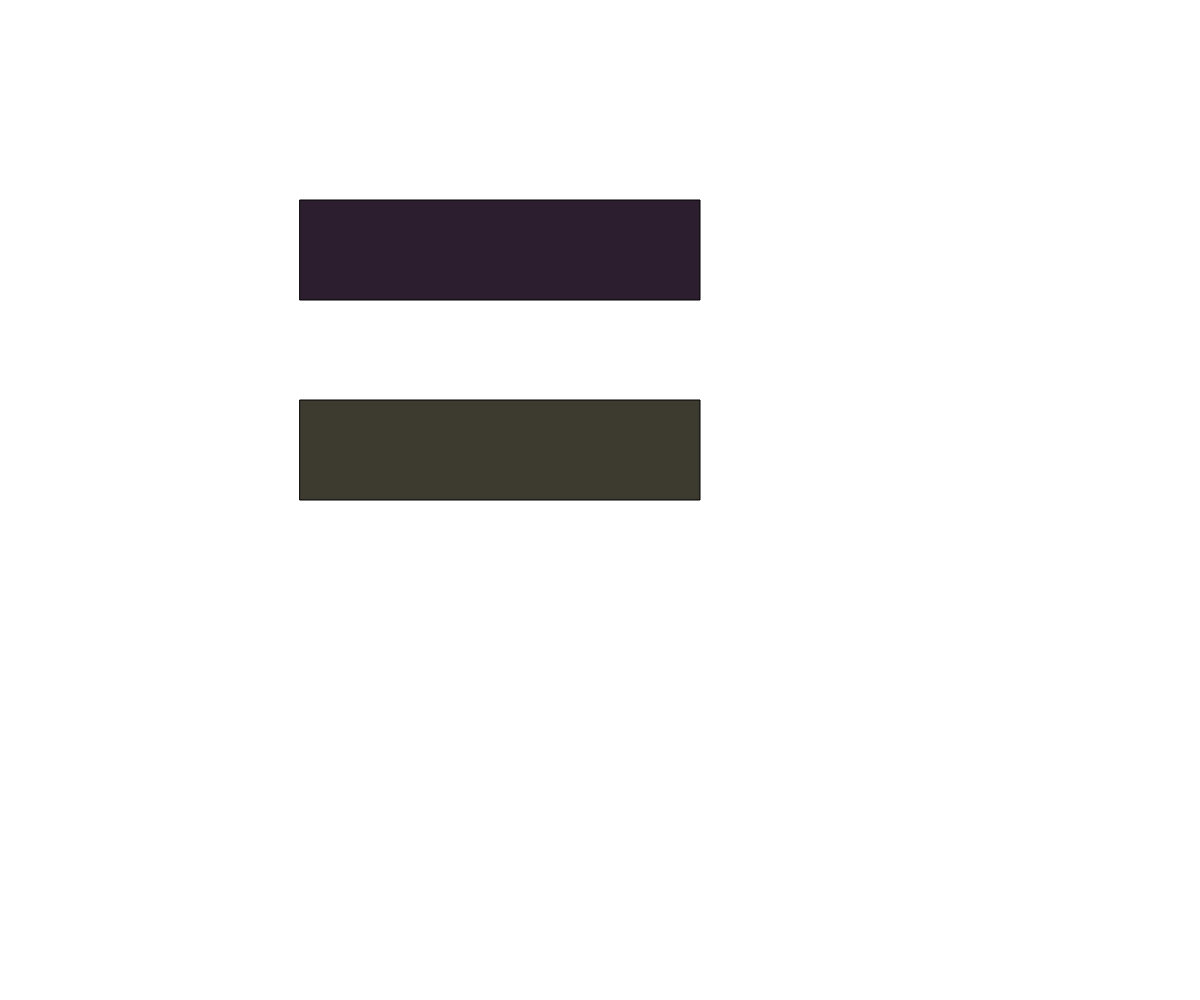
Frame 1 (no input)
Frame 60 (no input): identical to frame 1, image omitted
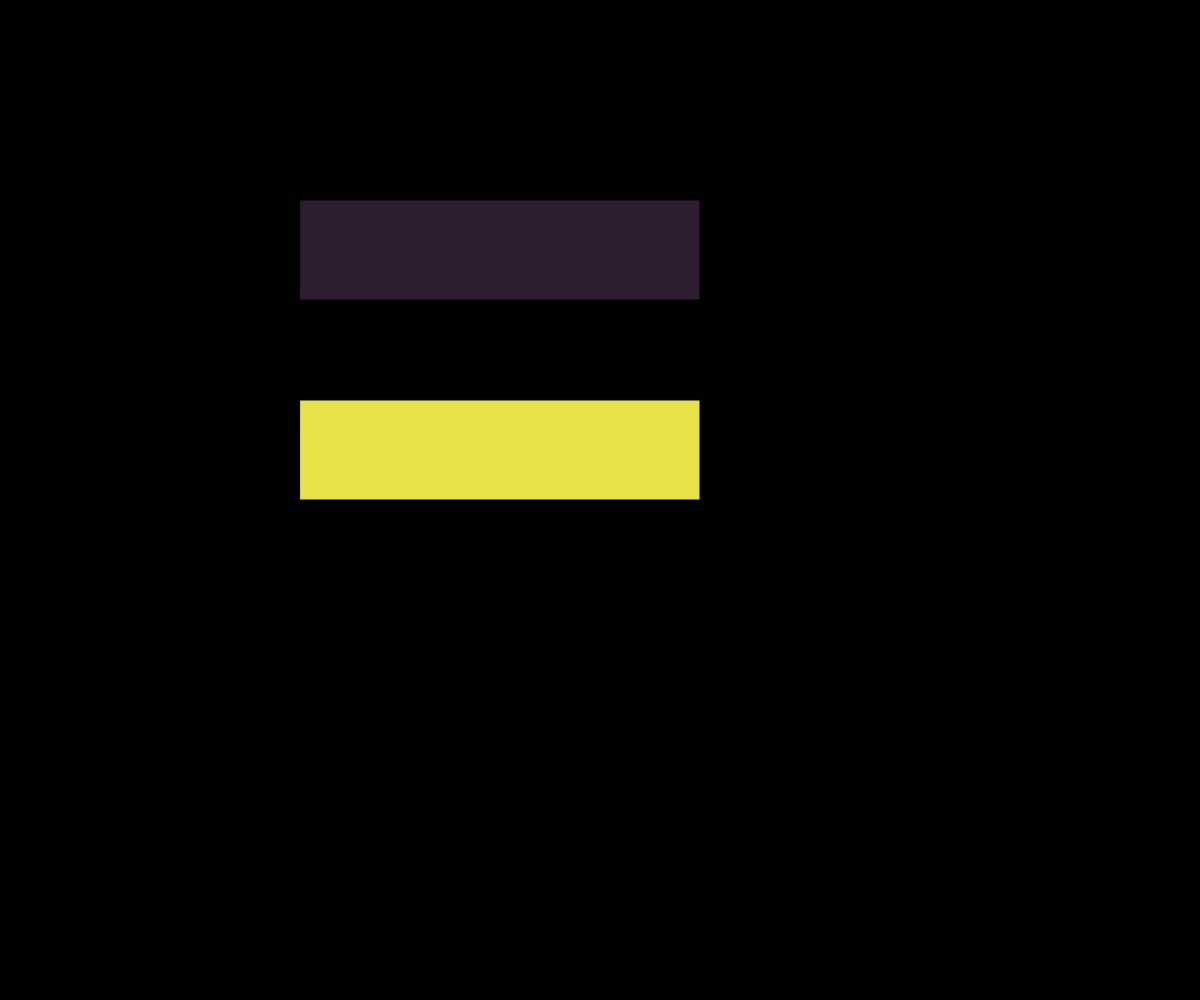
Frame 120 (the mouse pressed at the canvas centre since frame 60)

The p5.js sketch that drew these frames (run headless with seeded random() and noise() and a simulated clock; from frame 60 on, the mouse is pressed at the canvas centre):

// p5.js sketch
// ── sketch.js
// Button OOP Demo

let buttonOne, buttonTwo;
let backgroundColor = "white";

function setup() {
  createCanvas(windowWidth, windowHeight);
  buttonOne = new Button(300, 200, 400, 100);
  buttonTwo = new Button(300, 400, 400, 100);
  buttonTwo.notHoverColor = "#3D3B30";
  buttonTwo.hoverColor = "#E7E247";
}

function draw() {
  background(backgroundColor);
  buttonOne.display();
  buttonTwo.display();
}

function mousePressed() {
  if (buttonOne.checkIfInside(mouseX, mouseY)) {
    backgroundColor = "red";
  }
  else if (buttonTwo.checkIfInside(mouseX, mouseY)) {
    backgroundColor = "black";
  }
}

class Button {
  constructor(x, y, w, h) {
    this.x = x;
    this.y = y;
    this.width = w;
    this.height = h;
    this.hoverColor = "#F7B32B";
    this.notHoverColor = "#2D1E2F";
  }

  display() {
    if (this.checkIfInside(mouseX, mouseY)) {
      fill(this.hoverColor);
    }
    else {
      fill(this.notHoverColor);
    }
    rect(this.x, this.y, this.width, this.height);
  }

  checkIfInside(x, y) {
    return x >= this.x && x <= this.x + this.width && y >= this.y && y <= this.y + this.height;
  }
}
